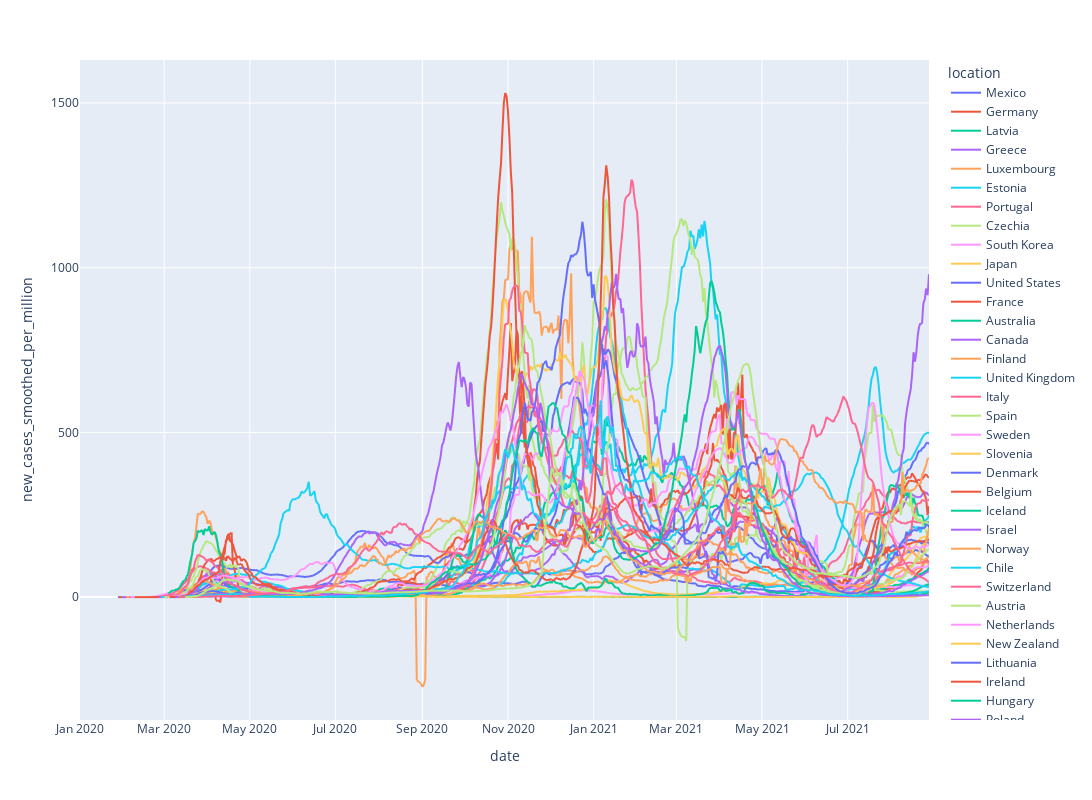

Notebook source saved alongside this figure:
### Code cell
plot_countries(oecd_data, "new_cases_smoothed_per_million")

### Figure 1 — Plotly figure (JSON) as saved in the notebook; plotly's stock layout.template omitted (floating-point values rounded to 4 significant figures; data arrays with more than 128 entries replaced by an {"elided": "..."} marker saying what was removed)
{"data": [{"hovertemplate": "location=Mexico<br>date=%{x}<br>new_cases_smoothed_per_million=%{y}<extra></extra>", "legendgroup": "Mexico", "line": {"color": "#636efa", "dash": "solid"}, "marker": {"symbol": "circle"}, "mode": "lines", "name": "Mexico", "showlegend": true, "type": "scattergl", "x": {"elided": "606 str values"}, "xaxis": "x", "y": {"elided": "606 float values"}, "yaxis": "y"}, {"hovertemplate": "location=Germany<br>date=%{x}<br>new_cases_smoothed_per_million=%{y}<extra></extra>", "legendgroup": "Germany", "line": {"color": "#EF553B", "dash": "solid"}, "marker": {"symbol": "circle"}, "mode": "lines", "name": "Germany", "showlegend": true, "type": "scattergl", "x": {"elided": "583 str values"}, "xaxis": "x", "y": {"elided": "583 float values"}, "yaxis": "y"}, {"hovertemplate": "location=Latvia<br>date=%{x}<br>new_cases_smoothed_per_million=%{y}<extra></extra>", "legendgroup": "Latvia", "line": {"color": "#00cc96", "dash": "solid"}, "marker": {"symbol": "circle"}, "mode": "lines", "name": "Latvia", "showlegend": true, "type": "scattergl", "x": {"elided": "554 str values"}, "xaxis": "x", "y": {"elided": "554 float values"}, "yaxis": "y"}, {"hovertemplate": "location=Greece<br>date=%{x}<br>new_cases_smoothed_per_million=%{y}<extra></extra>", "legendgroup": "Greece", "line": {"color": "#ab63fa", "dash": "solid"}, "marker": {"symbol": "circle"}, "mode": "lines", "name": "Greece", "showlegend": true, "type": "scattergl", "x": {"elided": "557 str values"}, "xaxis": "x", "y": {"elided": "557 float values"}, "yaxis": "y"}, {"hovertemplate": "location=Luxembourg<br>date=%{x}<br>new_cases_smoothed_per_million=%{y}<extra></extra>", "legendgroup": "Luxembourg", "line": {"color": "#FFA15A", "dash": "solid"}, "marker": {"symbol": "circle"}, "mode": "lines", "name": "Luxembourg", "showlegend": true, "type": "scattergl", "x": {"elided": "554 str values"}, "xaxis": "x", "y": {"elided": "554 float values"}, "yaxis": "y"}, {"hovertemplate": "location=Estonia<br>date=%{x}<br>new_cases_smoothed_per_million=%{y}<extra></extra>", "legendgroup": "Estonia", "line": {"color": "#19d3f3", "dash": "solid"}, "marker": {"symbol": "circle"}, "mode": "lines", "name": "Estonia", "showlegend": true, "type": "scattergl", "x": {"elided": "573 str values"}, "xaxis": "x", "y": {"elided": "573 float values"}, "yaxis": "y"}, {"hovertemplate": "location=Portugal<br>date=%{x}<br>new_cases_smoothed_per_million=%{y}<extra></extra>", "legendgroup": "Portugal", "line": {"color": "#FF6692", "dash": "solid"}, "marker": {"symbol": "circle"}, "mode": "lines", "name": "Portugal", "showlegend": true, "type": "scattergl", "x": {"elided": "557 str values"}, "xaxis": "x", "y": {"elided": "557 float values"}, "yaxis": "y"}, {"hovertemplate": "location=Czechia<br>date=%{x}<br>new_cases_smoothed_per_million=%{y}<extra></extra>", "legendgroup": "Czechia", "line": {"color": "#B6E880", "dash": "solid"}, "marker": {"symbol": "circle"}, "mode": "lines", "name": "Czechia", "showlegend": true, "type": "scattergl", "x": {"elided": "553 str values"}, "xaxis": "x", "y": {"elided": "553 float values"}, "yaxis": "y"}, {"hovertemplate": "location=South Korea<br>date=%{x}<br>new_cases_smoothed_per_million=%{y}<extra></extra>", "legendgroup": "South Korea", "line": {"color": "#FF97FF", "dash": "solid"}, "marker": {"symbol": "circle"}, "mode": "lines", "name": "South Korea", "showlegend": true, "type": "scattergl", "x": {"elided": "586 str values"}, "xaxis": "x", "y": {"elided": "586 float values"}, "yaxis": "y"}, {"hovertemplate": "location=Japan<br>date=%{x}<br>new_cases_smoothed_per_million=%{y}<extra></extra>", "legendgroup": "Japan", "line": {"color": "#FECB52", "dash": "solid"}, "marker": {"symbol": "circle"}, "mode": "lines", "name": "Japan", "showlegend": true, "type": "scattergl", "x": {"elided": "585 str values"}, "xaxis": "x", "y": {"elided": "585 float values"}, "yaxis": "y"}, {"hovertemplate": "location=United States<br>date=%{x}<br>new_cases_smoothed_per_million=%{y}<extra></extra>", "legendgroup": "United States", "line": {"color": "#636efa", "dash": "solid"}, "marker": {"symbol": "circle"}, "mode": "lines", "name": "United States", "showlegend": true, "type": "scattergl", "x": {"elided": "585 str values"}, "xaxis": "x", "y": {"elided": "585 float values"}, "yaxis": "y"}, {"hovertemplate": "location=France<br>date=%{x}<br>new_cases_smoothed_per_million=%{y}<extra></extra>", "legendgroup": "France", "line": {"color": "#EF553B", "dash": "solid"}, "marker": {"symbol": "circle"}, "mode": "lines", "name": "France", "showlegend": true, "type": "scattergl", "x": {"elided": "583 str values"}, "xaxis": "x", "y": {"elided": "583 float values"}, "yaxis": "y"}, {"hovertemplate": "location=Australia<br>date=%{x}<br>new_cases_smoothed_per_million=%{y}<extra></extra>", "legendgroup": "Australia", "line": {"color": "#00cc96", "dash": "solid"}, "marker": {"symbol": "circle"}, "mode": "lines", "name": "Australia", "showlegend": true, "type": "scattergl", "x": {"elided": "581 str values"}, "xaxis": "x", "y": {"elided": "581 float values"}, "yaxis": "y"}, {"hovertemplate": "location=Canada<br>date=%{x}<br>new_cases_smoothed_per_million=%{y}<extra></extra>", "legendgroup": "Canada", "line": {"color": "#ab63fa", "dash": "solid"}, "marker": {"symbol": "circle"}, "mode": "lines", "name": "Canada", "showlegend": true, "type": "scattergl", "x": {"elided": "581 str values"}, "xaxis": "x", "y": {"elided": "581 float values"}, "yaxis": "y"}, {"hovertemplate": "location=Finland<br>date=%{x}<br>new_cases_smoothed_per_million=%{y}<extra></extra>", "legendgroup": "Finland", "line": {"color": "#FFA15A", "dash": "solid"}, "marker": {"symbol": "circle"}, "mode": "lines", "name": "Finland", "showlegend": true, "type": "scattergl", "x": {"elided": "578 str values"}, "xaxis": "x", "y": {"elided": "578 float values"}, "yaxis": "y"}, {"hovertemplate": "location=United Kingdom<br>date=%{x}<br>new_cases_smoothed_per_million=%{y}<extra></extra>", "legendgroup": "United Kingdom", "line": {"color": "#19d3f3", "dash": "solid"}, "marker": {"symbol": "circle"}, "mode": "lines", "name": "United Kingdom", "showlegend": true, "type": "scattergl", "x": {"elided": "576 str values"}, "xaxis": "x", "y": {"elided": "576 float values"}, "yaxis": "y"}, {"hovertemplate": "location=Italy<br>date=%{x}<br>new_cases_smoothed_per_million=%{y}<extra></extra>", "legendgroup": "Italy", "line": {"color": "#FF6692", "dash": "solid"}, "marker": {"symbol": "circle"}, "mode": "lines", "name": "Italy", "showlegend": true, "type": "scattergl", "x": {"elided": "576 str values"}, "xaxis": "x", "y": {"elided": "576 float values"}, "yaxis": "y"}, {"hovertemplate": "location=Spain<br>date=%{x}<br>new_cases_smoothed_per_million=%{y}<extra></extra>", "legendgroup": "Spain", "line": {"color": "#B6E880", "dash": "solid"}, "marker": {"symbol": "circle"}, "mode": "lines", "name": "Spain", "showlegend": true, "type": "scattergl", "x": {"elided": "575 str values"}, "xaxis": "x", "y": {"elided": "575 float values"}, "yaxis": "y"}, {"hovertemplate": "location=Sweden<br>date=%{x}<br>new_cases_smoothed_per_million=%{y}<extra></extra>", "legendgroup": "Sweden", "line": {"color": "#FF97FF", "dash": "solid"}, "marker": {"symbol": "circle"}, "mode": "lines", "name": "Sweden", "showlegend": true, "type": "scattergl", "x": {"elided": "575 str values"}, "xaxis": "x", "y": {"elided": "575 float values"}, "yaxis": "y"}, {"hovertemplate": "location=Slovenia<br>date=%{x}<br>new_cases_smoothed_per_million=%{y}<extra></extra>", "legendgroup": "Slovenia", "line": {"color": "#FECB52", "dash": "solid"}, "marker": {"symbol": "circle"}, "mode": "lines", "name": "Slovenia", "showlegend": true, "type": "scattergl", "x": {"elided": "574 str values"}, "xaxis": "x", "y": {"elided": "574 float values"}, "yaxis": "y"}, {"hovertemplate": "location=Denmark<br>date=%{x}<br>new_cases_smoothed_per_million=%{y}<extra></extra>", "legendgroup": "Denmark", "line": {"color": "#636efa", "dash": "solid"}, "marker": {"symbol": "circle"}, "mode": "lines", "name": "Denmark", "showlegend": true, "type": "scattergl", "x": {"elided": "574 str values"}, "xaxis": "x", "y": {"elided": "574 float values"}, "yaxis": "y"}, {"hovertemplate": "location=Belgium<br>date=%{x}<br>new_cases_smoothed_per_million=%{y}<extra></extra>", "legendgroup": "Belgium", "line": {"color": "#EF553B", "dash": "solid"}, "marker": {"symbol": "circle"}, "mode": "lines", "name": "Belgium", "showlegend": true, "type": "scattergl", "x": {"elided": "572 str values"}, "xaxis": "x", "y": {"elided": "572 float values"}, "yaxis": "y"}, {"hovertemplate": "location=Iceland<br>date=%{x}<br>new_cases_smoothed_per_million=%{y}<extra></extra>", "legendgroup": "Iceland", "line": {"color": "#00cc96", "dash": "solid"}, "marker": {"symbol": "circle"}, "mode": "lines", "name": "Iceland", "showlegend": true, "type": "scattergl", "x": {"elided": "550 str values"}, "xaxis": "x", "y": {"elided": "550 float values"}, "yaxis": "y"}, {"hovertemplate": "location=Israel<br>date=%{x}<br>new_cases_smoothed_per_million=%{y}<extra></extra>", "legendgroup": "Israel", "line": {"color": "#ab63fa", "dash": "solid"}, "marker": {"symbol": "circle"}, "mode": "lines", "name": "Israel", "showlegend": true, "type": "scattergl", "x": {"elided": "556 str values"}, "xaxis": "x", "y": {"elided": "556 float values"}, "yaxis": "y"}, {"hovertemplate": "location=Norway<br>date=%{x}<br>new_cases_smoothed_per_million=%{y}<extra></extra>", "legendgroup": "Norway", "line": {"color": "#FFA15A", "dash": "solid"}, "marker": {"symbol": "circle"}, "mode": "lines", "name": "Norway", "showlegend": true, "type": "scattergl", "x": {"elided": "551 str values"}, "xaxis": "x", "y": {"elided": "551 float values"}, "yaxis": "y"}, {"hovertemplate": "location=Chile<br>date=%{x}<br>new_cases_smoothed_per_million=%{y}<extra></extra>", "legendgroup": "Chile", "line": {"color": "#19d3f3", "dash": "solid"}, "marker": {"symbol": "circle"}, "mode": "lines", "name": "Chile", "showlegend": true, "type": "scattergl", "x": {"elided": "553 str values"}, "xaxis": "x", "y": {"elided": "553 float values"}, "yaxis": "y"}, {"hovertemplate": "location=Switzerland<br>date=%{x}<br>new_cases_smoothed_per_million=%{y}<extra></extra>", "legendgroup": "Switzerland", "line": {"color": "#FF6692", "dash": "solid"}, "marker": {"symbol": "circle"}, "mode": "lines", "name": "Switzerland", "showlegend": true, "type": "scattergl", "x": {"elided": "551 str values"}, "xaxis": "x", "y": {"elided": "551 float values"}, "yaxis": "y"}, {"hovertemplate": "location=Austria<br>date=%{x}<br>new_cases_smoothed_per_million=%{y}<extra></extra>", "legendgroup": "Austria", "line": {"color": "#B6E880", "dash": "solid"}, "marker": {"symbol": "circle"}, "mode": "lines", "name": "Austria", "showlegend": true, "type": "scattergl", "x": {"elided": "551 str values"}, "xaxis": "x", "y": {"elided": "551 float values"}, "yaxis": "y"}, {"hovertemplate": "location=Netherlands<br>date=%{x}<br>new_cases_smoothed_per_million=%{y}<extra></extra>", "legendgroup": "Netherlands", "line": {"color": "#FF97FF", "dash": "solid"}, "marker": {"symbol": "circle"}, "mode": "lines", "name": "Netherlands", "showlegend": true, "type": "scattergl", "x": {"elided": "549 str values"}, "xaxis": "x", "y": {"elided": "549 float values"}, "yaxis": "y"}, {"hovertemplate": "location=New Zealand<br>date=%{x}<br>new_cases_smoothed_per_million=%{y}<extra></extra>", "legendgroup": "New Zealand", "line": {"color": "#FECB52", "dash": "solid"}, "marker": {"symbol": "circle"}, "mode": "lines", "name": "New Zealand", "showlegend": true, "type": "scattergl", "x": {"elided": "548 str values"}, "xaxis": "x", "y": {"elided": "548 float values"}, "yaxis": "y"}, {"hovertemplate": "location=Lithuania<br>date=%{x}<br>new_cases_smoothed_per_million=%{y}<extra></extra>", "legendgroup": "Lithuania", "line": {"color": "#636efa", "dash": "solid"}, "marker": {"symbol": "circle"}, "mode": "lines", "name": "Lithuania", "showlegend": true, "type": "scattergl", "x": {"elided": "547 str values"}, "xaxis": "x", "y": {"elided": "547 float values"}, "yaxis": "y"}, {"hovertemplate": "location=Ireland<br>date=%{x}<br>new_cases_smoothed_per_million=%{y}<extra></extra>", "legendgroup": "Ireland", "line": {"color": "#EF553B", "dash": "solid"}, "marker": {"symbol": "circle"}, "mode": "lines", "name": "Ireland", "showlegend": true, "type": "scattergl", "x": {"elided": "547 str values"}, "xaxis": "x", "y": {"elided": "547 float values"}, "yaxis": "y"}, {"hovertemplate": "location=Hungary<br>date=%{x}<br>new_cases_smoothed_per_million=%{y}<extra></extra>", "legendgroup": "Hungary", "line": {"color": "#00cc96", "dash": "solid"}, "marker": {"symbol": "circle"}, "mode": "lines", "name": "Hungary", "showlegend": true, "type": "scattergl", "x": {"elided": "544 str values"}, "xaxis": "x", "y": {"elided": "544 float values"}, "yaxis": "y"}, {"hovertemplate": "location=Poland<br>date=%{x}<br>new_cases_smoothed_per_million=%{y}<extra></extra>", "legendgroup": "Poland", "line": {"color": "#ab63fa", "dash": "solid"}, "marker": {"symbol": "circle"}, "mode": "lines", "name": "Poland", "showlegend": true, "type": "scattergl", "x": {"elided": "543 str values"}, "xaxis": "x", "y": {"elided": "543 float values"}, "yaxis": "y"}, {"hovertemplate": "location=Costa Rica<br>date=%{x}<br>new_cases_smoothed_per_million=%{y}<extra></extra>", "legendgroup": "Costa Rica", "line": {"color": "#FFA15A", "dash": "solid"}, "marker": {"symbol": "circle"}, "mode": "lines", "name": "Costa Rica", "showlegend": true, "type": "scattergl", "x": {"elided": "541 str values"}, "xaxis": "x", "y": {"elided": "541 float values"}, "yaxis": "y"}, {"hovertemplate": "location=Slovakia<br>date=%{x}<br>new_cases_smoothed_per_million=%{y}<extra></extra>", "legendgroup": "Slovakia", "line": {"color": "#19d3f3", "dash": "solid"}, "marker": {"symbol": "circle"}, "mode": "lines", "name": "Slovakia", "showlegend": true, "type": "scattergl", "x": {"elided": "541 str values"}, "xaxis": "x", "y": {"elided": "541 float values"}, "yaxis": "y"}, {"hovertemplate": "location=Colombia<br>date=%{x}<br>new_cases_smoothed_per_million=%{y}<extra></extra>", "legendgroup": "Colombia", "line": {"color": "#FF6692", "dash": "solid"}, "marker": {"symbol": "circle"}, "mode": "lines", "name": "Colombia", "showlegend": true, "type": "scattergl", "x": {"elided": "541 str values"}, "xaxis": "x", "y": {"elided": "541 float values"}, "yaxis": "y"}, {"hovertemplate": "location=Turkey<br>date=%{x}<br>new_cases_smoothed_per_million=%{y}<extra></extra>", "legendgroup": "Turkey", "line": {"color": "#B6E880", "dash": "solid"}, "marker": {"symbol": "circle"}, "mode": "lines", "name": "Turkey", "showlegend": true, "type": "scattergl", "x": {"elided": "536 str values"}, "xaxis": "x", "y": {"elided": "536 float values"}, "yaxis": "y"}], "layout": {"height": 800, "legend": {"title": {"text": "location"}, "tracegroupgap": 0}, "margin": {"t": 60}, "width": 1500, "xaxis": {"anchor": "y", "domain": [0, 1], "title": {"text": "date"}}, "yaxis": {"anchor": "x", "domain": [0, 1], "title": {"text": "new_cases_smoothed_per_million"}}}}
